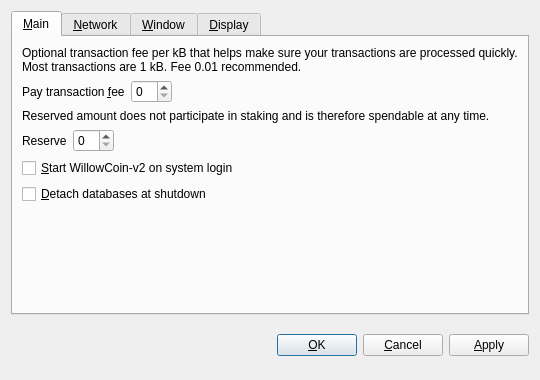
<?xml version="1.0" encoding="UTF-8"?>
<ui version="4.0">
 <class>OptionsDialog</class>
 <widget class="QDialog" name="OptionsDialog">
  <property name="geometry">
   <rect>
    <x>0</x>
    <y>0</y>
    <width>540</width>
    <height>380</height>
   </rect>
  </property>
  <property name="windowTitle">
   <string>Options</string>
  </property>
  <property name="modal">
   <bool>true</bool>
  </property>
  <layout class="QVBoxLayout" name="verticalLayout">
   <item>
    <widget class="QTabWidget" name="tabWidget">
     <property name="tabPosition">
      <enum>QTabWidget::North</enum>
     </property>
     <property name="currentIndex">
      <number>0</number>
     </property>
     <widget class="QWidget" name="tabMain">
      <attribute name="title">
       <string>&amp;Main</string>
      </attribute>
      <layout class="QVBoxLayout" name="verticalLayout_Main">
       <item>
        <widget class="QLabel" name="transactionFeeInfoLabel">
         <property name="text">
          <string>Optional transaction fee per kB that helps make sure your transactions are processed quickly. Most transactions are 1 kB. Fee 0.01 recommended.</string>
         </property>
         <property name="textFormat">
          <enum>Qt::PlainText</enum>
         </property>
         <property name="wordWrap">
          <bool>true</bool>
         </property>
        </widget>
       </item>
       <item>
        <layout class="QHBoxLayout" name="horizontalLayoutFee">
         <item>
          <widget class="QLabel" name="transactionFeeLabel">
           <property name="text">
            <string>Pay transaction &amp;fee</string>
           </property>
           <property name="textFormat">
            <enum>Qt::PlainText</enum>
           </property>
           <property name="buddy">
            <cstring>transactionFee</cstring>
           </property>
          </widget>
         </item>
         <item>
          <widget class="BitcoinAmountField" name="transactionFee"/>
         </item>
         <item>
          <spacer name="horizontalSpacerFee">
           <property name="orientation">
            <enum>Qt::Horizontal</enum>
           </property>
           <property name="sizeHint" stdset="0">
            <size>
             <width>40</width>
             <height>20</height>
            </size>
           </property>
          </spacer>
         </item>
        </layout>
       </item>
       <item>
        <widget class="QLabel" name="reserveBalanceInfoLabel">
         <property name="text">
          <string>Reserved amount does not participate in staking and is therefore spendable at any time.</string>
         </property>
         <property name="textFormat">
          <enum>Qt::PlainText</enum>
         </property>
         <property name="wordWrap">
          <bool>true</bool>
         </property>
        </widget>
       </item>
       <item>
        <layout class="QHBoxLayout" name="horizontalLayoutReserveBalance">
         <item>
          <widget class="QLabel" name="reserveBalanceLabel">
           <property name="text">
            <string>Reserve</string>
           </property>
           <property name="textFormat">
            <enum>Qt::PlainText</enum>
           </property>
           <property name="buddy">
            <cstring>reserveBalance</cstring>
           </property>
          </widget>
         </item>
         <item>
          <widget class="BitcoinAmountField" name="reserveBalance"/>
         </item>
         <item>
          <spacer name="horizontalSpacerReserveBalance">
           <property name="orientation">
            <enum>Qt::Horizontal</enum>
           </property>
           <property name="sizeHint" stdset="0">
            <size>
             <width>40</width>
             <height>20</height>
            </size>
           </property>
          </spacer>
         </item>
        </layout>
       </item>
       <item>
        <widget class="QCheckBox" name="bitcoinAtStartup">
         <property name="toolTip">
          <string>Automatically start WillowCoin-v2 after logging in to the system.</string>
         </property>
         <property name="text">
          <string>&amp;Start WillowCoin-v2 on system login</string>
         </property>
        </widget>
       </item>
       <item>
        <widget class="QCheckBox" name="detachDatabases">
         <property name="toolTip">
          <string>Detach block and address databases at shutdown. This means they can be moved to another data directory, but it slows down shutdown. The wallet is always detached.</string>
         </property>
         <property name="text">
          <string>&amp;Detach databases at shutdown</string>
         </property>
        </widget>
       </item>
       <item>
        <spacer name="verticalSpacer_Main">
         <property name="orientation">
          <enum>Qt::Vertical</enum>
         </property>
         <property name="sizeHint" stdset="0">
          <size>
           <width>20</width>
           <height>40</height>
          </size>
         </property>
        </spacer>
       </item>
      </layout>
     </widget>
     <widget class="QWidget" name="tabNetwork">
      <attribute name="title">
       <string>&amp;Network</string>
      </attribute>
      <layout class="QVBoxLayout" name="verticalLayout_Network">
       <item>
        <widget class="QCheckBox" name="mapPortUpnp">
         <property name="toolTip">
          <string>Automatically open the WillowCoin-v2 client port on the router. This only works when your router supports UPnP and it is enabled.</string>
         </property>
         <property name="text">
          <string>Map port using &amp;UPnP</string>
         </property>
        </widget>
       </item>
       <item>
        <widget class="QCheckBox" name="connectSocks">
         <property name="toolTip">
          <string>Connect to the WillowCoin-v2 network through a SOCKS proxy (e.g. when connecting through Tor).</string>
         </property>
         <property name="text">
          <string>&amp;Connect through SOCKS proxy:</string>
         </property>
        </widget>
       </item>
       <item>
        <layout class="QHBoxLayout" name="horizontalLayout_Network">
         <item>
          <widget class="QLabel" name="proxyIpLabel">
           <property name="text">
            <string>Proxy &amp;IP:</string>
           </property>
           <property name="textFormat">
            <enum>Qt::PlainText</enum>
           </property>
           <property name="buddy">
            <cstring>proxyIp</cstring>
           </property>
          </widget>
         </item>
         <item>
          <widget class="QValidatedLineEdit" name="proxyIp">
           <property name="maximumSize">
            <size>
             <width>140</width>
             <height>16777215</height>
            </size>
           </property>
           <property name="toolTip">
            <string>IP address of the proxy (e.g. 127.0.0.1)</string>
           </property>
          </widget>
         </item>
         <item>
          <widget class="QLabel" name="proxyPortLabel">
           <property name="text">
            <string>&amp;Port:</string>
           </property>
           <property name="textFormat">
            <enum>Qt::PlainText</enum>
           </property>
           <property name="buddy">
            <cstring>proxyPort</cstring>
           </property>
          </widget>
         </item>
         <item>
          <widget class="QLineEdit" name="proxyPort">
           <property name="maximumSize">
            <size>
             <width>55</width>
             <height>16777215</height>
            </size>
           </property>
           <property name="toolTip">
            <string>Port of the proxy (e.g. 9050)</string>
           </property>
          </widget>
         </item>
         <item>
          <widget class="QLabel" name="socksVersionLabel">
           <property name="text">
            <string>SOCKS &amp;Version:</string>
           </property>
           <property name="textFormat">
            <enum>Qt::PlainText</enum>
           </property>
           <property name="buddy">
            <cstring>socksVersion</cstring>
           </property>
          </widget>
         </item>
         <item>
          <widget class="QValueComboBox" name="socksVersion">
           <property name="toolTip">
            <string>SOCKS version of the proxy (e.g. 5)</string>
           </property>
          </widget>
         </item>
         <item>
          <spacer name="horizontalSpacer_Network">
           <property name="orientation">
            <enum>Qt::Horizontal</enum>
           </property>
           <property name="sizeHint" stdset="0">
            <size>
             <width>40</width>
             <height>20</height>
            </size>
           </property>
          </spacer>
         </item>
        </layout>
       </item>
       <item>
        <spacer name="verticalSpacer_Network">
         <property name="orientation">
          <enum>Qt::Vertical</enum>
         </property>
         <property name="sizeHint" stdset="0">
          <size>
           <width>20</width>
           <height>40</height>
          </size>
         </property>
        </spacer>
       </item>
      </layout>
     </widget>
     <widget class="QWidget" name="tabWindow">
      <attribute name="title">
       <string>&amp;Window</string>
      </attribute>
      <layout class="QVBoxLayout" name="verticalLayout_Window">
       <item>
        <widget class="QCheckBox" name="minimizeToTray">
         <property name="toolTip">
          <string>Show only a tray icon after minimizing the window.</string>
         </property>
         <property name="text">
          <string>&amp;Minimize to the tray instead of the taskbar</string>
         </property>
        </widget>
       </item>
       <item>
        <widget class="QCheckBox" name="minimizeOnClose">
         <property name="toolTip">
          <string>Minimize instead of exit the application when the window is closed. When this option is enabled, the application will be closed only after selecting Quit in the menu.</string>
         </property>
         <property name="text">
          <string>M&amp;inimize on close</string>
         </property>
        </widget>
       </item>
       <item>
        <spacer name="verticalSpacer_Window">
         <property name="orientation">
          <enum>Qt::Vertical</enum>
         </property>
         <property name="sizeHint" stdset="0">
          <size>
           <width>20</width>
           <height>40</height>
          </size>
         </property>
        </spacer>
       </item>
      </layout>
     </widget>
     <widget class="QWidget" name="tabDisplay">
      <attribute name="title">
       <string>&amp;Display</string>
      </attribute>
      <layout class="QVBoxLayout" name="verticalLayout_Display">
       <item>
        <layout class="QHBoxLayout" name="horizontalLayout_1_Display">
         <item>
          <widget class="QLabel" name="langLabel">
           <property name="text">
            <string>User Interface &amp;language:</string>
           </property>
           <property name="textFormat">
            <enum>Qt::PlainText</enum>
           </property>
           <property name="buddy">
            <cstring>lang</cstring>
           </property>
          </widget>
         </item>
         <item>
          <widget class="QValueComboBox" name="lang">
           <property name="toolTip">
            <string>The user interface language can be set here. This setting will take effect after restarting WillowCoin-v2.</string>
           </property>
          </widget>
         </item>
        </layout>
       </item>
       <item>
        <layout class="QHBoxLayout" name="horizontalLayout_2_Display">
         <item>
          <widget class="QLabel" name="unitLabel">
           <property name="text">
            <string>&amp;Unit to show amounts in:</string>
           </property>
           <property name="textFormat">
            <enum>Qt::PlainText</enum>
           </property>
           <property name="buddy">
            <cstring>unit</cstring>
           </property>
          </widget>
         </item>
         <item>
          <widget class="QValueComboBox" name="unit">
           <property name="toolTip">
            <string>Choose the default subdivision unit to show in the interface and when sending coins.</string>
           </property>
          </widget>
         </item>
        </layout>
       </item>
       <item>
        <widget class="QCheckBox" name="displayAddresses">
         <property name="toolTip">
          <string>Whether to show WillowCoin-v2 addresses in the transaction list or not.</string>
         </property>
         <property name="text">
          <string>&amp;Display addresses in transaction list</string>
         </property>
        </widget>
       </item>
       <item>
        <widget class="QCheckBox" name="coinControlFeatures">
         <property name="toolTip">
          <string>Whether to show coin control features or not.</string>
         </property>
         <property name="text">
          <string>Display coin &amp;control features (experts only!)</string>
         </property>
        </widget>
       </item>
       <item>
        <spacer name="verticalSpacer_Display">
         <property name="orientation">
          <enum>Qt::Vertical</enum>
         </property>
         <property name="sizeHint" stdset="0">
          <size>
           <width>20</width>
           <height>40</height>
          </size>
         </property>
        </spacer>
       </item>
      </layout>
     </widget>
    </widget>
   </item>
   <item>
    <layout class="QHBoxLayout" name="horizontalLayout_Buttons">
     <item>
      <spacer name="horizontalSpacer_1">
       <property name="orientation">
        <enum>Qt::Horizontal</enum>
       </property>
       <property name="sizeHint" stdset="0">
        <size>
         <width>40</width>
         <height>48</height>
        </size>
       </property>
      </spacer>
     </item>
     <item>
      <widget class="QLabel" name="statusLabel">
       <property name="font">
        <font>
         <weight>75</weight>
         <bold>true</bold>
        </font>
       </property>
       <property name="text">
        <string/>
       </property>
       <property name="textFormat">
        <enum>Qt::PlainText</enum>
       </property>
       <property name="wordWrap">
        <bool>true</bool>
       </property>
      </widget>
     </item>
     <item>
      <spacer name="horizontalSpacer_2">
       <property name="orientation">
        <enum>Qt::Horizontal</enum>
       </property>
       <property name="sizeHint" stdset="0">
        <size>
         <width>40</width>
         <height>48</height>
        </size>
       </property>
      </spacer>
     </item>
     <item>
      <widget class="QPushButton" name="okButton">
       <property name="text">
        <string>&amp;OK</string>
       </property>
      </widget>
     </item>
     <item>
      <widget class="QPushButton" name="cancelButton">
       <property name="text">
        <string>&amp;Cancel</string>
       </property>
       <property name="autoDefault">
        <bool>false</bool>
       </property>
      </widget>
     </item>
     <item>
      <widget class="QPushButton" name="applyButton">
       <property name="text">
        <string>&amp;Apply</string>
       </property>
       <property name="autoDefault">
        <bool>false</bool>
       </property>
      </widget>
     </item>
    </layout>
   </item>
  </layout>
 </widget>
 <customwidgets>
  <customwidget>
   <class>BitcoinAmountField</class>
   <extends>QSpinBox</extends>
   <header>bitcoinamountfield.h</header>
  </customwidget>
  <customwidget>
   <class>QValueComboBox</class>
   <extends>QComboBox</extends>
   <header>qvaluecombobox.h</header>
  </customwidget>
  <customwidget>
   <class>QValidatedLineEdit</class>
   <extends>QLineEdit</extends>
   <header>qvalidatedlineedit.h</header>
  </customwidget>
 </customwidgets>
 <resources/>
 <connections/>
</ui>
